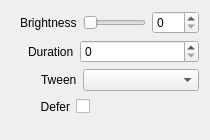
<?xml version="1.0" encoding="UTF-8"?>
<ui version="4.0">
 <class>InspectorBrightnessWidget</class>
 <widget class="QWidget" name="InspectorBrightnessWidget">
  <property name="geometry">
   <rect>
    <x>0</x>
    <y>0</y>
    <width>210</width>
    <height>140</height>
   </rect>
  </property>
  <property name="sizePolicy">
   <sizepolicy hsizetype="Expanding" vsizetype="Preferred">
    <horstretch>0</horstretch>
    <verstretch>0</verstretch>
   </sizepolicy>
  </property>
  <layout class="QVBoxLayout" name="verticalLayout">
   <item>
    <layout class="QHBoxLayout" name="horizontalLayoutBrightness">
     <item>
      <spacer name="horizontalSpacerBrightness">
       <property name="orientation">
        <enum>Qt::Horizontal</enum>
       </property>
       <property name="sizeType">
        <enum>QSizePolicy::Fixed</enum>
       </property>
       <property name="sizeHint" stdset="0">
        <size>
         <width>9</width>
         <height>20</height>
        </size>
       </property>
      </spacer>
     </item>
     <item>
      <widget class="QLabel" name="labelBrightness">
       <property name="text">
        <string>Brightness</string>
       </property>
      </widget>
     </item>
     <item>
      <widget class="QSlider" name="sliderBrightness">
       <property name="maximum">
        <number>200</number>
       </property>
       <property name="orientation">
        <enum>Qt::Horizontal</enum>
       </property>
       <property name="tickInterval">
        <number>0</number>
       </property>
      </widget>
     </item>
     <item>
      <widget class="QSpinBox" name="spinBoxBrightness">
       <property name="maximum">
        <number>200</number>
       </property>
      </widget>
     </item>
    </layout>
   </item>
   <item>
    <layout class="QHBoxLayout" name="horizontalLayoutDuration">
     <item>
      <spacer name="horizontalSpacerDuration">
       <property name="orientation">
        <enum>Qt::Horizontal</enum>
       </property>
       <property name="sizeType">
        <enum>QSizePolicy::Fixed</enum>
       </property>
       <property name="sizeHint" stdset="0">
        <size>
         <width>17</width>
         <height>20</height>
        </size>
       </property>
      </spacer>
     </item>
     <item>
      <widget class="QLabel" name="labelDuration">
       <property name="text">
        <string>Duration</string>
       </property>
      </widget>
     </item>
     <item>
      <widget class="QSpinBox" name="spinBoxDuration">
       <property name="sizePolicy">
        <sizepolicy hsizetype="Expanding" vsizetype="Fixed">
         <horstretch>0</horstretch>
         <verstretch>0</verstretch>
        </sizepolicy>
       </property>
       <property name="maximum">
        <number>999</number>
       </property>
      </widget>
     </item>
    </layout>
   </item>
   <item>
    <layout class="QHBoxLayout" name="horizontalLayoutTween">
     <item>
      <spacer name="horizontalSpacerTween">
       <property name="orientation">
        <enum>Qt::Horizontal</enum>
       </property>
       <property name="sizeType">
        <enum>QSizePolicy::Fixed</enum>
       </property>
       <property name="sizeHint" stdset="0">
        <size>
         <width>30</width>
         <height>20</height>
        </size>
       </property>
      </spacer>
     </item>
     <item>
      <widget class="QLabel" name="labelTween">
       <property name="text">
        <string>Tween</string>
       </property>
      </widget>
     </item>
     <item>
      <widget class="QComboBox" name="comboBoxTween">
       <property name="sizePolicy">
        <sizepolicy hsizetype="Expanding" vsizetype="Fixed">
         <horstretch>0</horstretch>
         <verstretch>0</verstretch>
        </sizepolicy>
       </property>
      </widget>
     </item>
    </layout>
   </item>
   <item>
    <layout class="QHBoxLayout" name="horizontalLayoutDefer">
     <item>
      <spacer name="horizontalSpacerDefer1">
       <property name="orientation">
        <enum>Qt::Horizontal</enum>
       </property>
       <property name="sizeType">
        <enum>QSizePolicy::Fixed</enum>
       </property>
       <property name="sizeHint" stdset="0">
        <size>
         <width>29</width>
         <height>20</height>
        </size>
       </property>
      </spacer>
     </item>
     <item>
      <widget class="QLabel" name="labelDefer">
       <property name="text">
        <string>Defer</string>
       </property>
       <property name="alignment">
        <set>Qt::AlignRight|Qt::AlignTrailing|Qt::AlignVCenter</set>
       </property>
      </widget>
     </item>
     <item>
      <widget class="QCheckBox" name="checkBoxDefer">
       <property name="layoutDirection">
        <enum>Qt::RightToLeft</enum>
       </property>
       <property name="text">
        <string/>
       </property>
      </widget>
     </item>
     <item>
      <spacer name="horizontalSpacerDefer2">
       <property name="orientation">
        <enum>Qt::Horizontal</enum>
       </property>
       <property name="sizeHint" stdset="0">
        <size>
         <width>40</width>
         <height>20</height>
        </size>
       </property>
      </spacer>
     </item>
    </layout>
   </item>
   <item>
    <spacer name="verticalSpacerBrightness">
     <property name="orientation">
      <enum>Qt::Vertical</enum>
     </property>
     <property name="sizeType">
      <enum>QSizePolicy::Fixed</enum>
     </property>
     <property name="sizeHint" stdset="0">
      <size>
       <width>20</width>
       <height>10</height>
      </size>
     </property>
    </spacer>
   </item>
  </layout>
 </widget>
 <resources/>
 <connections>
  <connection>
   <sender>labelDuration</sender>
   <signal>linkActivated(QString)</signal>
   <receiver>InspectorBrightnessWidget</receiver>
   <slot>resetDuration(QString)</slot>
   <hints>
    <hint type="sourcelabel">
     <x>73</x>
     <y>57</y>
    </hint>
    <hint type="destinationlabel">
     <x>0</x>
     <y>113</y>
    </hint>
   </hints>
  </connection>
  <connection>
   <sender>labelTween</sender>
   <signal>linkActivated(QString)</signal>
   <receiver>InspectorBrightnessWidget</receiver>
   <slot>resetTween(QString)</slot>
   <hints>
    <hint type="sourcelabel">
     <x>76</x>
     <y>85</y>
    </hint>
    <hint type="destinationlabel">
     <x>13</x>
     <y>139</y>
    </hint>
   </hints>
  </connection>
  <connection>
   <sender>spinBoxDuration</sender>
   <signal>valueChanged(int)</signal>
   <receiver>InspectorBrightnessWidget</receiver>
   <slot>durationChanged(int)</slot>
   <hints>
    <hint type="sourcelabel">
     <x>196</x>
     <y>57</y>
    </hint>
    <hint type="destinationlabel">
     <x>209</x>
     <y>130</y>
    </hint>
   </hints>
  </connection>
  <connection>
   <sender>comboBoxTween</sender>
   <signal>currentIndexChanged(QString)</signal>
   <receiver>InspectorBrightnessWidget</receiver>
   <slot>tweenChanged(QString)</slot>
   <hints>
    <hint type="sourcelabel">
     <x>196</x>
     <y>85</y>
    </hint>
    <hint type="destinationlabel">
     <x>209</x>
     <y>139</y>
    </hint>
   </hints>
  </connection>
  <connection>
   <sender>labelBrightness</sender>
   <signal>linkActivated(QString)</signal>
   <receiver>InspectorBrightnessWidget</receiver>
   <slot>resetBrightness(QString)</slot>
   <hints>
    <hint type="sourcelabel">
     <x>58</x>
     <y>20</y>
    </hint>
    <hint type="destinationlabel">
     <x>0</x>
     <y>20</y>
    </hint>
   </hints>
  </connection>
  <connection>
   <sender>sliderBrightness</sender>
   <signal>valueChanged(int)</signal>
   <receiver>InspectorBrightnessWidget</receiver>
   <slot>sliderBrightnessChanged(int)</slot>
   <hints>
    <hint type="sourcelabel">
     <x>118</x>
     <y>14</y>
    </hint>
    <hint type="destinationlabel">
     <x>2</x>
     <y>13</y>
    </hint>
   </hints>
  </connection>
  <connection>
   <sender>spinBoxBrightness</sender>
   <signal>valueChanged(int)</signal>
   <receiver>InspectorBrightnessWidget</receiver>
   <slot>spinBoxBrightnessChanged(int)</slot>
   <hints>
    <hint type="sourcelabel">
     <x>184</x>
     <y>19</y>
    </hint>
    <hint type="destinationlabel">
     <x>209</x>
     <y>20</y>
    </hint>
   </hints>
  </connection>
  <connection>
   <sender>labelDefer</sender>
   <signal>linkActivated(QString)</signal>
   <receiver>InspectorBrightnessWidget</receiver>
   <slot>resetDefer(QString)</slot>
   <hints>
    <hint type="sourcelabel">
     <x>56</x>
     <y>104</y>
    </hint>
    <hint type="destinationlabel">
     <x>0</x>
     <y>101</y>
    </hint>
   </hints>
  </connection>
  <connection>
   <sender>checkBoxDefer</sender>
   <signal>stateChanged(int)</signal>
   <receiver>InspectorBrightnessWidget</receiver>
   <slot>deferChanged(int)</slot>
   <hints>
    <hint type="sourcelabel">
     <x>90</x>
     <y>106</y>
    </hint>
    <hint type="destinationlabel">
     <x>209</x>
     <y>111</y>
    </hint>
   </hints>
  </connection>
 </connections>
 <slots>
  <slot>sliderBrightnessChanged(int)</slot>
  <slot>resetBrightness(QString)</slot>
  <slot>resetDuration(QString)</slot>
  <slot>resetTween(QString)</slot>
  <slot>tweenChanged(QString)</slot>
  <slot>durationChanged(int)</slot>
  <slot>spinBoxBrightnessChanged(int)</slot>
  <slot>resetDefer(QString)</slot>
  <slot>deferChanged(int)</slot>
 </slots>
</ui>
